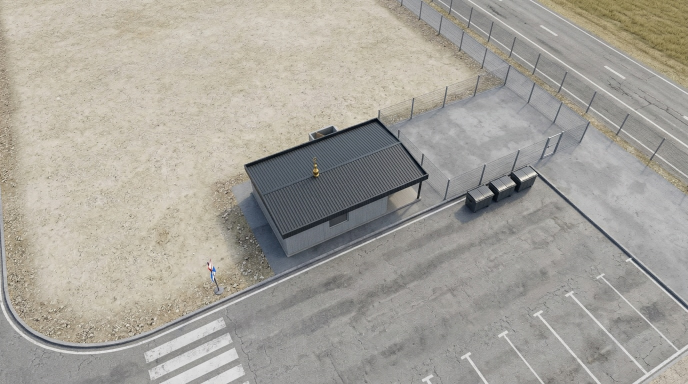
#> input picture territory-3d/renders/ai/mosque_aerial.jpg, 1376 x 768 px (shown at 1/2 size)
$ python clean_plan.py ../../renders/ai/mosque_aerial.jpg ../../renders/ai/mosque_bed.jpg
#> lines starting #> are read from the running program, lines starting #| are printed output that depends on the picture; after the words box and inside, x2 and y2 are one past the last pixel; in counts of white or black regions, pixels touching at a corner belong together
#!/usr/bin/env python3
"""Текстура плана без фиолетовых стрелок движения и лиловых линий — для референсов рендера.
Пиксели пурпурных оттенков заменяются медианой соседних обычных пикселей."""
import sys, numpy as np
from PIL import Image
src, dst = sys.argv[1], sys.argv[2]
im = Image.open(src).convert('RGB'); a = np.asarray(im).astype(int)
#> further down, im is the input picture: PIL image 1376x768 RGB; mean R, G, B 166, 162.6, 154.6
r, g, b = a[..., 0], a[..., 1], a[..., 2]
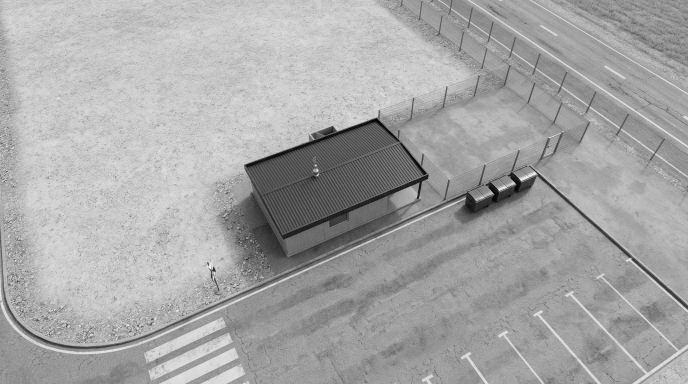
#> r: shape (768, 1376) int64 (shown at 1/2 size); min 0, max 255, mean 166
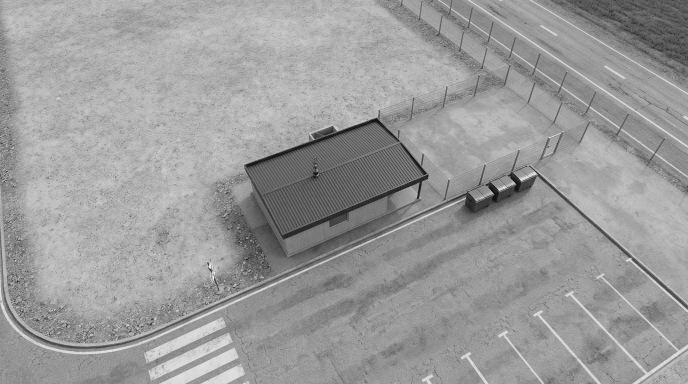
#> b: shape (768, 1376) int64 (shown at 1/2 size); min 4, max 255, mean 154.6
mask = (r > 120) & (b > 120) & (g < 0.88 * np.minimum(r, b)) & (abs(r - b) < 90)   # magenta / purple
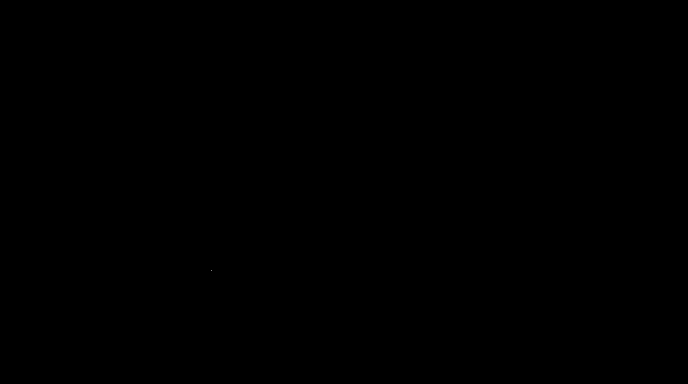
#> mask: shape (768, 1376) bool (shown at 1/2 size); 0% white in thin lines or dots, all inside (x1, y1, x2, y2) = (423, 540, 424, 541)
mask = np.asarray(Image.fromarray(mask.astype(np.uint8) * 255).filter(__import__('PIL.ImageFilter', fromlist=['MaxFilter']).MaxFilter(5))) > 0
#> mask: shape (768, 1376) bool; 0% white; 1 white region, box (x1, y1, x2, y2) and area: (421, 538, 426, 543) 25
out = a.copy(); ys, xs = np.nonzero(mask)
#> after `ys, xs = np.nonzero(mask)`: ys = 25 values from 538 to 542; xs = 25 values, max 425 at index 4, min 421 at index 0, mean 423
H, W = mask.shape
#> H = 768; W = 1376
for y, x in zip(ys, xs):
    y0, y1, x0, x1 = max(0, y - 6), min(H, y + 7), max(0, x - 6), min(W, x + 7)
    win = a[y0:y1, x0:x1][~mask[y0:y1, x0:x1]]
    out[y, x] = np.median(win, axis=0) if len(win) else (250, 222, 223)
#> this loop made 25 passes
#> (y, x, y0, y1, x0, x1) on passes 1 to 12: (538, 421, 532, 545, 415, 428), (538, 422, 532, 545, 416, 429), (538, 423, 532, 545, 417, 430), (538, 424, 532, 545, 418, 431), (538, 425, 532, 545, 419, 432), (539, 421, 533, 546, 415, 428), (539, 422, 533, 546, 416, 429), (539, 423, 533, 546, 417, 430), (539, 424, 533, 546, 418, 431), (539, 425, 533, 546, 419, 432), (540, 421, 534, 547, 415, 428), (540, 422, 534, 547, 416, 429)
Image.fromarray(out.astype(np.uint8)).save(dst, quality=92)
print('cleaned', mask.sum(), 'px ->', dst)
#| cleaned 25 px -> ../../renders/ai/mosque_bed.jpg

$ run again, on territory-3d/renders/ai/mosque_entrance.jpg
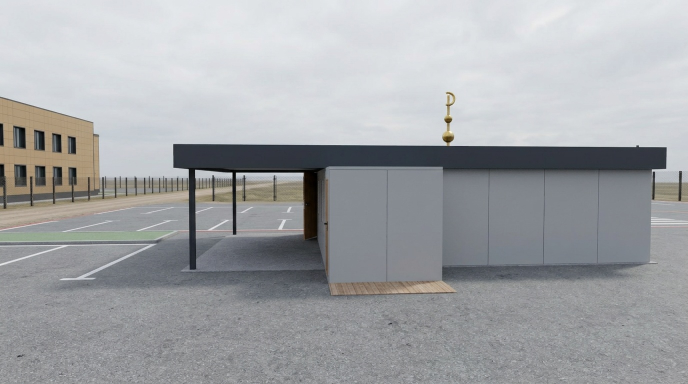
#> input picture territory-3d/renders/ai/mosque_entrance.jpg, 1376 x 768 px (shown at 1/2 size)
#> im is the input picture: PIL image 1376x768 RGB; mean R, G, B 162.5, 164.5, 167.2
#> `r, g, b = a[..., 0], a[..., 1], a[..., 2]`:
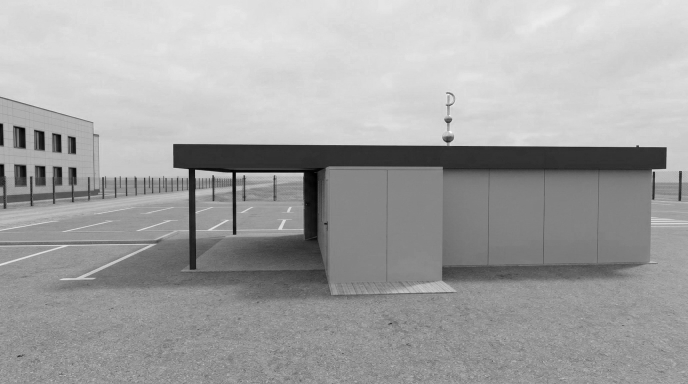
#> r: shape (768, 1376) int64 (shown at 1/2 size); min 0, max 255, mean 162.5
#> `r, g, b = a[..., 0], a[..., 1], a[..., 2]`:
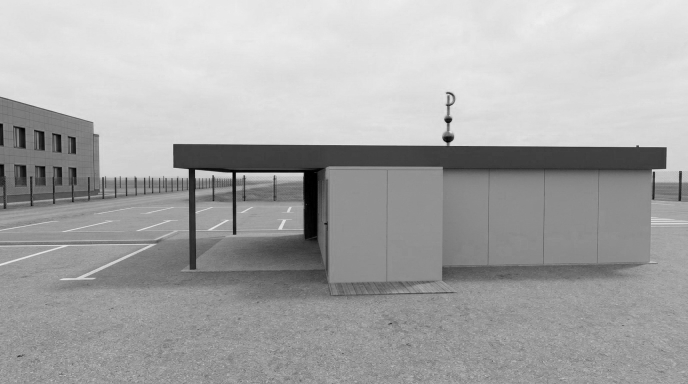
#> b: shape (768, 1376) int64 (shown at 1/2 size); min 0, max 239, mean 167.2
#> mask: shape (768, 1376) bool; every value is 0
#> ys = empty array
#| cleaned 0 px -> ../../renders/ai/mosque_entrance.jpg
